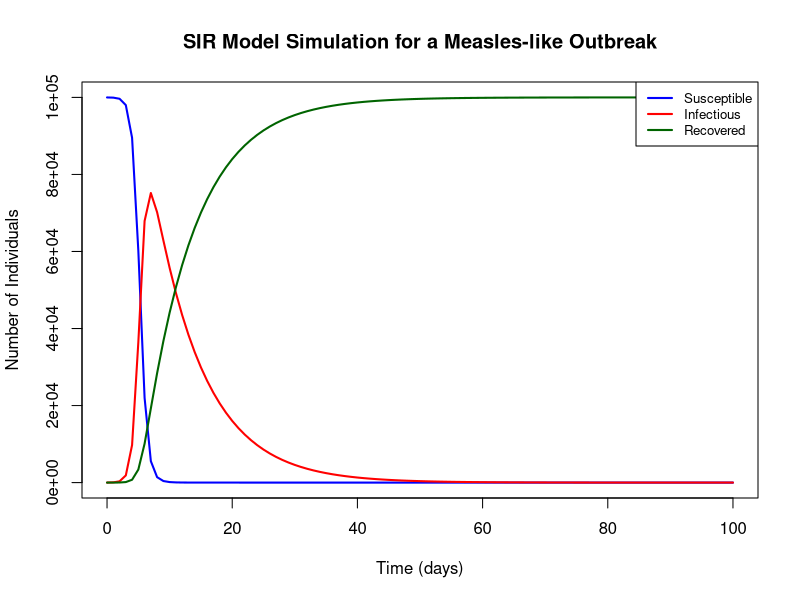

Recreate this plot in R.
# ---------------------------------------------------------
#Project: Infectous Diseases Modeling
#Title: SIR (Susceptible-Infectious-Recovered) Model Simulation in R 
#(Measles Example)
##Author: Tesfahun Taddege (Epidemiologist) ----
#Organization: Amhara Public Health Institute, Bahir Dar, Ethiopia ----
#Date: Feb 15, 2023 ----
#Email: ttaddege@gmail.com---
# ---------------------------------------------------------

# 1. Load the required package
if (!requireNamespace("deSolve", quietly = TRUE)) {
  install.packages("deSolve")
}
library(deSolve)

# 2. Define population and initial conditions for a large-scale outbreak
population_sir <- 100000
initial_infected_sir <- 10
initial_recovered_sir <- 0
initial_susceptible_sir <- population_sir - initial_infected_sir - initial_recovered_sir

# 3. Define the SIR model equations
sir_model <- function(time, state, parameters) {
  with(as.list(c(state, parameters)), {
    N <- S + I + R # Total population size
    
    # Calculate new infections and recoveries
    new_infections <- beta * S * I / N
    recoveries <- gamma * I
    
    # Differential equations
    dS <- -new_infections
    dI <-  new_infections - recoveries
    dR <-  recoveries
    
    # Return the rates of change
    return(list(c(dS, dI, dR)))
  })
}

# 4. Set parameters for a highly contagious disease like Measles
R0 <- 15        # Basic Reproduction Number
gamma_sir <- 1/8 # Recovery rate (average infectious period of 8 days)
beta_sir <- R0 * gamma_sir # Calculate transmission rate from R0 and gamma

sir_parameters <- c(beta = beta_sir, gamma = gamma_sir)

# 5. Set the initial state of the population
sir_initial_state <- c(S = initial_susceptible_sir, I = initial_infected_sir, R = initial_recovered_sir)

# 6. Define the time sequence
times_sir <- seq(from = 0, to = 100, by = 1) # Simulate for 100 days

# 7. Solve the differential equations
sir_output <- as.data.frame(ode(
  y = sir_initial_state, 
  times = times_sir, 
  func = sir_model, 
  parms = sir_parameters
))

# 8. Plot the results and save the file
png("sir_model_plot.png", width = 800, height = 600, res = 100)

plot(sir_output$time, sir_output$S, type = "l", col = "blue", lwd = 2,
     ylim = c(0, population_sir), xlab = "Time (days)", ylab = "Number of Individuals",
     main = "SIR Model Simulation for a Measles-like Outbreak")
lines(sir_output$time, sir_output$I, type = "l", col = "red", lwd = 2)
lines(sir_output$time, sir_output$R, type = "l", col = "darkgreen", lwd = 2)

legend("topright", legend = c("Susceptible", "Infectious", "Recovered"), 
       col = c("blue", "red", "darkgreen"), lty = 1, lwd = 2, cex = 0.8)

dev.off()

print("SIR model simulation complete. Plot saved as sir_model_plot.png")
